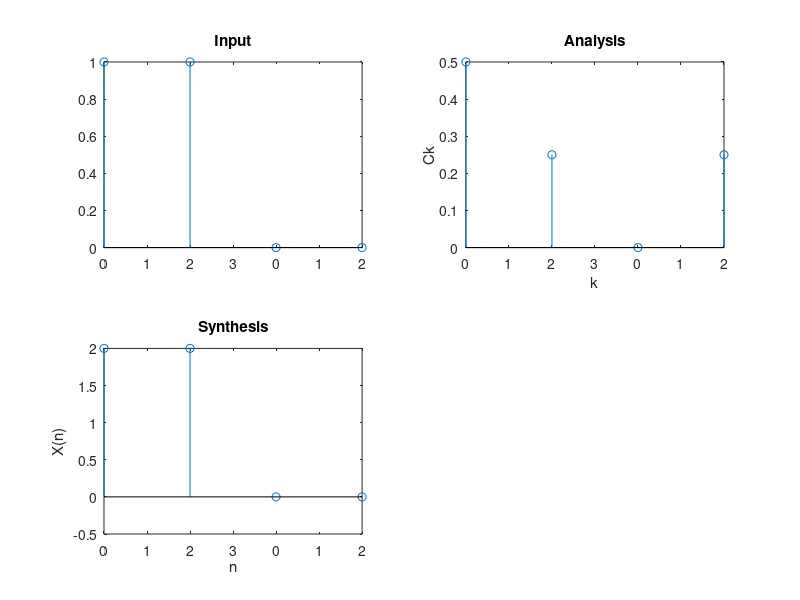

The MATLAB source for this figure:
xn = [1,1,0,0];
N = length(xn);
n=0:1:N-1
subplot(2,2,1),stem(n,xn);
title('Input');
set(gca,'xticklabel',[0, 1, 2, 3])

ck= zeros(1,N);
for k=0:N-1
    for n=0:N-1
        ck(k+1) = ck(k+1) + (xn(n+1) * exp((-1i)*2*pi*k*n/N ));
    end
end
ck = ck/N
k=0:1:N-1
subplot(2,2,2),stem(k,ck);
title('Analysis');
set(gca,'xticklabel',[0, 1, 2, 3])
xlabel('k');
ylabel('Ck');

% Synthesis
for n=0:N-1
    for k=0:N-1
        xn(n+1) = xn(n+1) + (ck(k+1) * exp(i*2*pi*k*n/N ));
    end
end
n=0:1:N-1
subplot(2,2,3),stem(n,xn);
title('Synthesis');
set(gca,'xticklabel',[0, 1, 2, 3])
xlabel('n');
ylabel('X(n)');